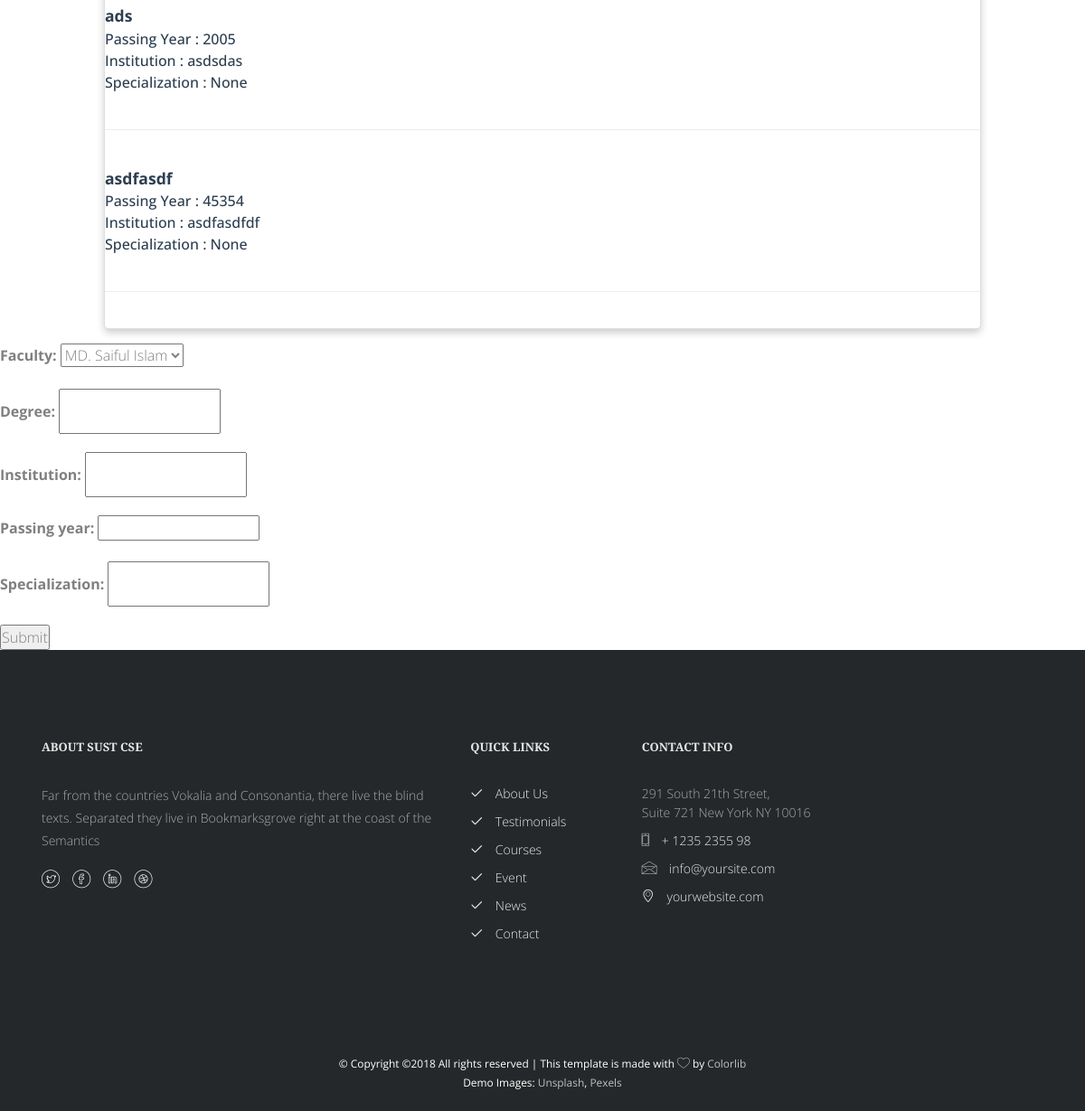
Before: /people/faculty/add_education (signed in, lower part) with the older database file.
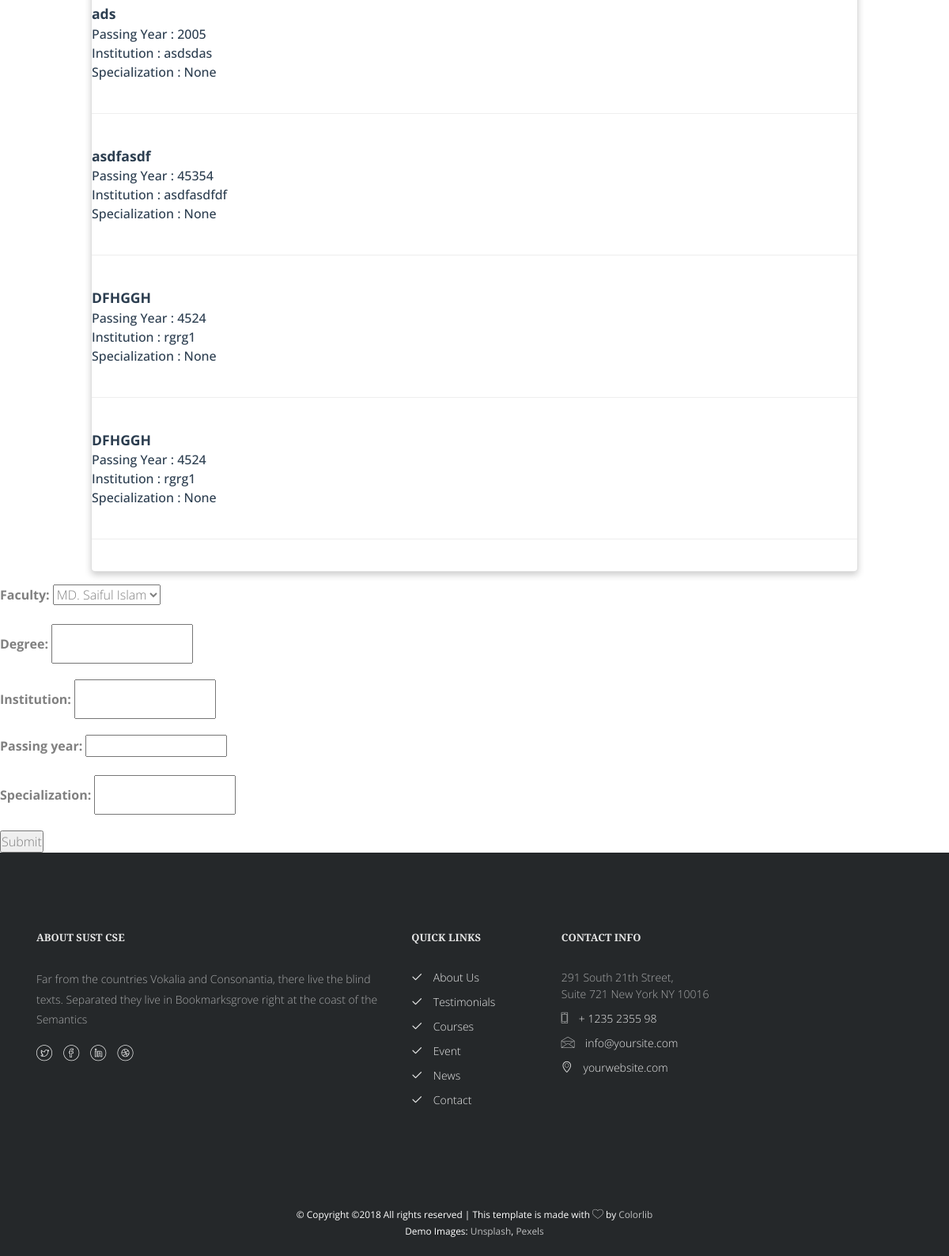
After: the same page with the newer database file.
### people/models.py (models this page shows, shortened)
class Education(models.Model):
    faculty = models.ForeignKey(Faculty, on_delete=models.CASCADE)
    degree = models.CharField(max_length=100)
    institution = models.CharField(max_length=200)
    passing_year = models.IntegerField()
    specialization = models.CharField(max_length=500, blank=True, null=True)

### people/views.py (the view)
# urls.py: path('faculty/add_education', views.add_education, name='add_education'),
@login_required
@faculty_required
@transaction.atomic
def add_education(request):
    if request.method == 'POST':
        education_form = EducationForm(request.POST, user=request.user)
        if education_form.is_valid():
            education_form.save()
            return redirect('add_education')
        else:
            pass
    else:
        education_form = EducationForm(user=request.user)
    return render(request, 'people/faculty-add-education.html', {
        'education_form': education_form,
    })

### people/forms.py
class EducationForm(forms.ModelForm):
    class Meta:
        model = Education
        fields = '__all__'
    def __init__(self, *args, **kwargs):
        user = kwargs.pop('user', '')
        super(EducationForm, self).__init__(*args, **kwargs)
        self.fields['faculty'] = forms.ModelChoiceField(queryset=Faculty.objects.filter(user=user), initial=0)

### people/models.py (called while the page is built)
    def __str__(self):
        return self.name

### templates/people/faculty-add-education.html (shortened to what this page needs)
{% extends 'base.html' %}
{% block content %}
{% if user.is_authenticated %}
    <div class="col-md-12">
        <div class="row">
            <div id="faculty_education" class="col-md-10 col-md-offset-1">
                <div class="card">
                    {% if user.faculty.education_set.all %}
                    {% for edu in user.faculty.education_set.all %}
                    <p class="faculty_detail_description">
                        <span class="faculty-education-title">{{ edu.degree }}</span>
                        <span class="faculty-education-subtitle">Passing Year : {{ edu.passing_year }}</span>
                        <span class="faculty-education-subtitle">Institution : {{ edu.institution}}</span>
                        <span class="faculty-education-subtitle">Specialization : {{ edu.specialization}}</span>
                    <hr>
                    </p>
                    {% endfor %}
                    {% else %}
                    <p>No Education Details Available</p>
                    {% endif %}
                </div>
            </div>
        </div>
    </div>
    <form method="post" action="">
        {{ education_form.as_p }}
        <input type="submit" value="Submit" />
    </form>
{% else %}
    <p>You have nothing to do here</p>
{% endif %}
{% endblock %}

Changed rows visible on the page:
added Education: degree "DFHGGH", passing_year "4524", institution "rgrg1", specialization "None"
added Education: degree "DFHGGH", passing_year "4524", institution "rgrg1", specialization "None"
